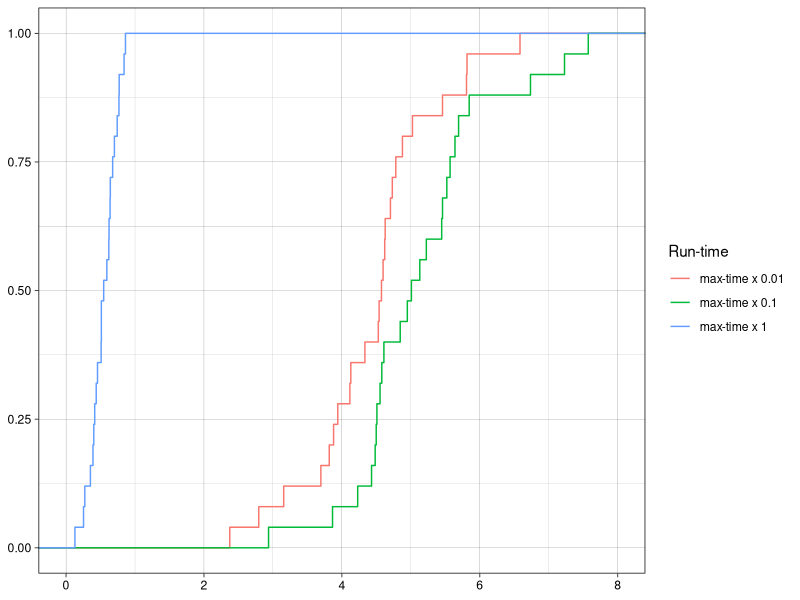
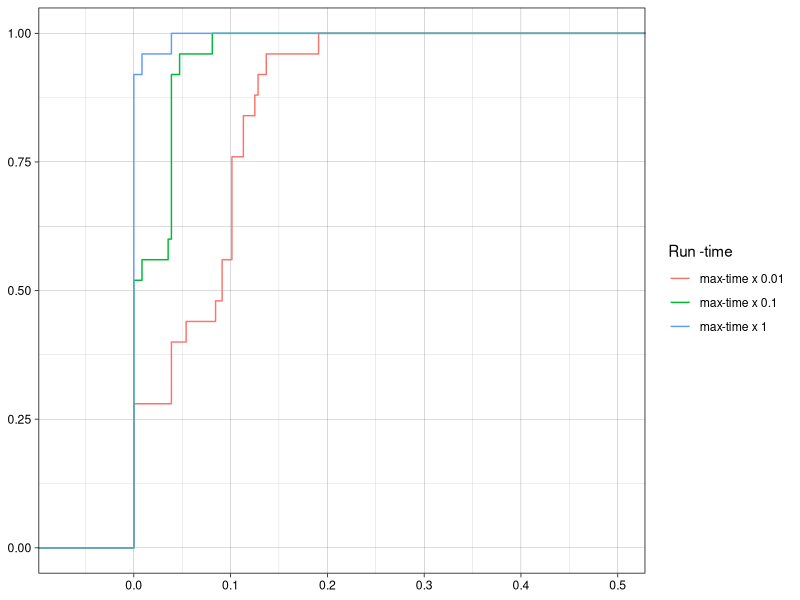
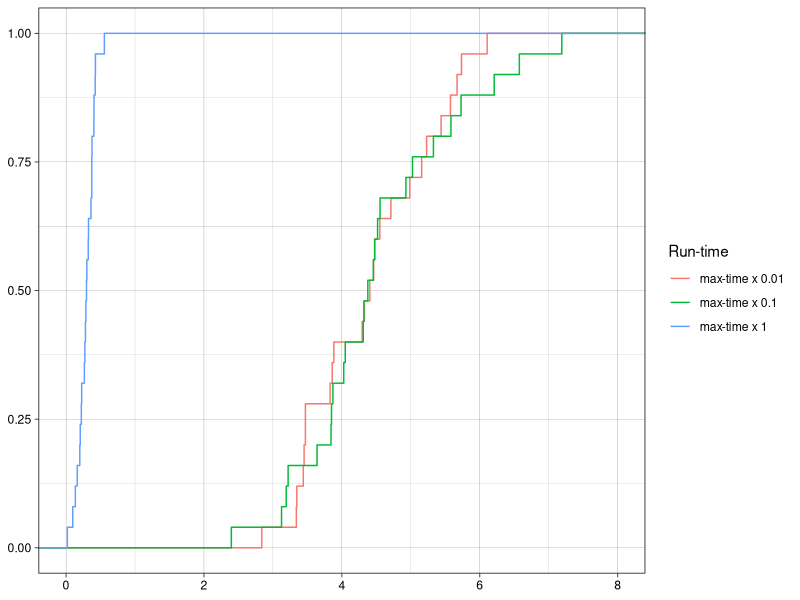
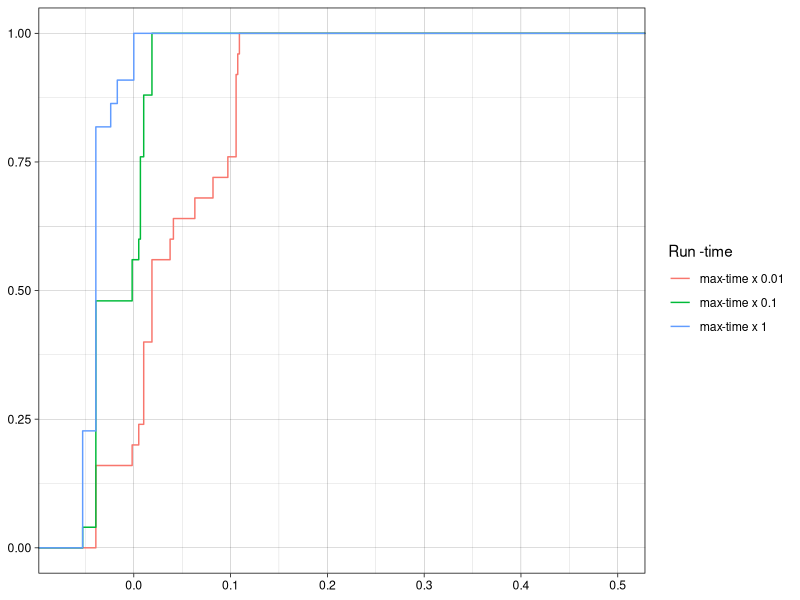
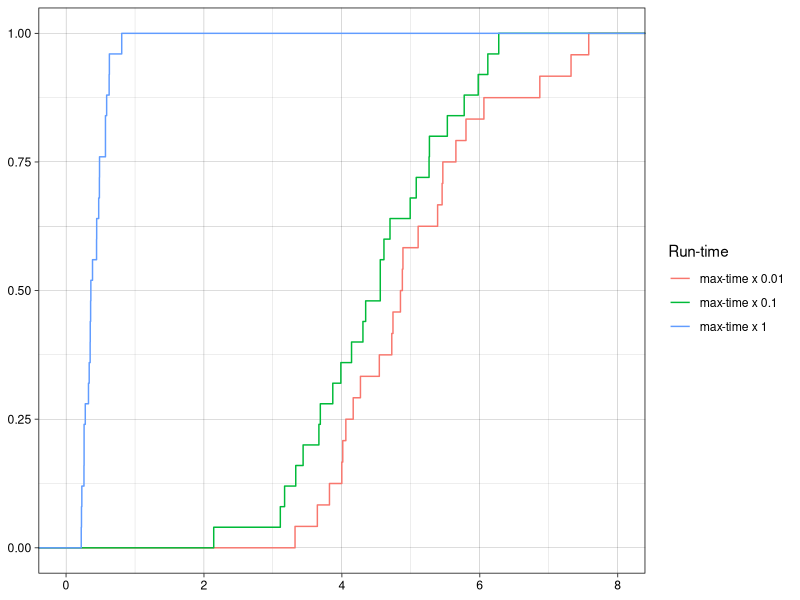
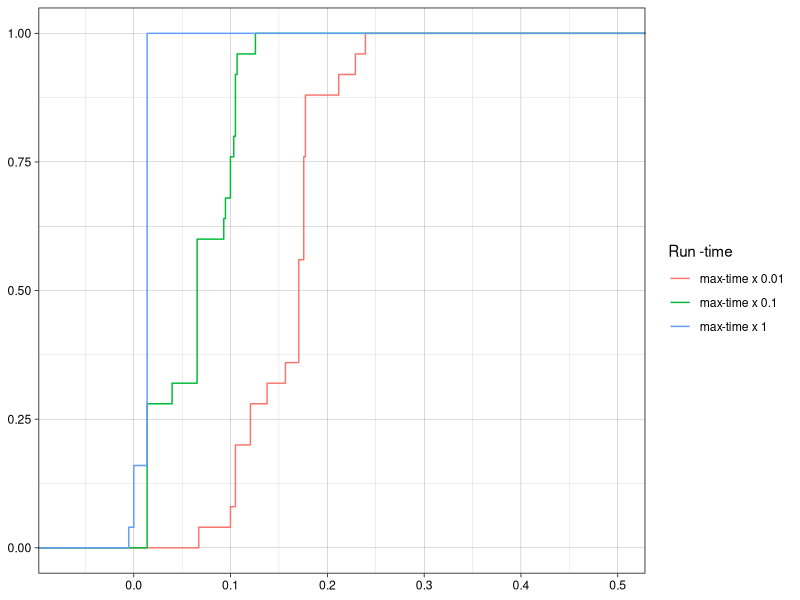
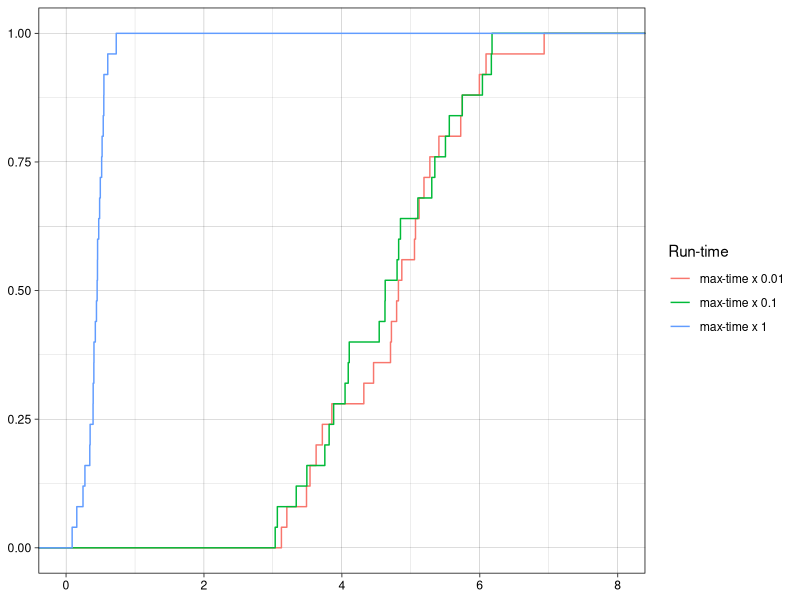
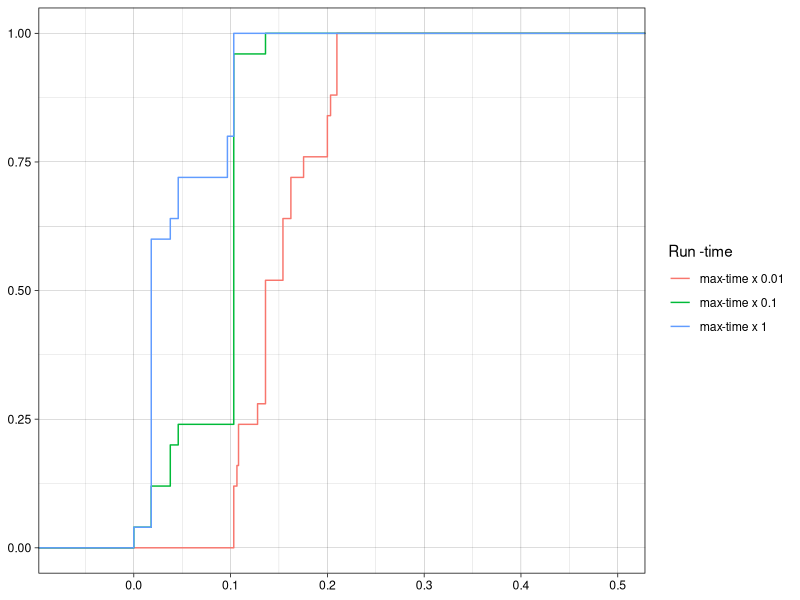

Write R code to recreate these figures, in order. (Note: this script raises an error after producing the figures.)
library(reshape2)
library(ggplot2)
library(scales)
library(ggpubr)
library(patchwork)
library(xtable)
library(gridExtra)

SA <- read.table("data/SA.data",
                 header = T,
                 row.names = 1)
MA <- read.table("data/MA.data", header = T, row.names = 1)
best <-
  read.table("mkp_instances/best_known_values.txt",
             header = T,
             row.names = 1)

relative_percentage_deviation <- function(value) {
  relative <- 100 * (best$best - value) / best$best
  
  return (relative)
  
}

SA_rel <- relative_percentage_deviation(SA)
MA_rel <- relative_percentage_deviation(MA)

print(mean(SA_rel[1:30, ]))
print(mean(SA_rel[31:60, ]))
print(mean(MA_rel[1:30, ]))
print(mean(MA_rel[31:60, ]))

pdf('../2/correlation.pdf', width = 7, height = 7)
ggplot(NULL) +
  geom_point(aes(x = SA_rel[1:30,], y = MA_rel[1:30,], col = "100")) +
  geom_point(aes(x = SA_rel[31:60,], y = MA_rel[31:60,], col = "250")) +
  theme_linedraw() + theme(legend.position = "bottom") +
  ylim(-0.06, 0.06) +
  geom_smooth(
    method = 'lm',
    formula = y ~ x,
    aes(x = SA_rel[1:30,], y = MA_rel[1:30,], col = "100"),
    fullrange = TRUE,
    alpha = 0.1
  ) +
  geom_smooth(
    method = 'lm',
    formula = y ~ x,
    aes(x = SA_rel[31:60,], y = MA_rel[31:60,], col = "250"),
    fullrange = TRUE,
    alpha = 0.1
  ) +
  labs(x = "Relative percentage deviation - Simulated annealing", y = "Relative percentage deviation - Memetic algorithm", col =
         "Instance size")
dev.off()

print(wilcox.test(SA_rel[1:30,], MA_rel[1:30,], paired = TRUE))
print(wilcox.test(SA_rel[31:60,], MA_rel[31:60,], paired = TRUE))

pdf('../2/boxplot.pdf', width = 7, height = 7)
ggplot(melt(data.frame(SA_rel, MA_rel)), aes(variable, value)) + geom_boxplot() + theme_linedraw() +
  scale_x_discrete(labels = c("Simulated annealing", "Memetic lgorithm")) +
  labs(x = "Algorithm", y = "Relative percentage deviation")
dev.off()

five_best <- best[32:36, ]

five_relative_percentage_deviation <- function(value) {
  relative <- t(100 * (five_best - t(value)) / five_best)
  
  return (relative)
  
}

SA1 <- read.table("data/rtd/SA_1.data",
                  header = T)
SA10 <- read.table("data/rtd/SA_10.data",
                   header = T)
SA100 <- read.table("data/rtd/SA_100.data",
                    header = T)

SA1_rel <- five_relative_percentage_deviation(SA1)
SA10_rel <- five_relative_percentage_deviation(SA10)
SA100_rel <- five_relative_percentage_deviation(SA100)

MA1 <- read.table("data/rtd/MA_1.data",
                  header = T)
MA10 <- read.table("data/rtd/MA_10.data",
                   header = T)
MA100 <- read.table("data/rtd/MA_100.data",
                    header = T)

MA1_rel <- five_relative_percentage_deviation(MA1)
MA10_rel <- five_relative_percentage_deviation(MA10)
MA100_rel <- five_relative_percentage_deviation(MA100)

l <- c()
for (i in 1:5) {
  l[[2 * i - 1]] <- local({
    i <- i
    p1 <- ggplot(NULL) +
      stat_ecdf(aes(SA100_rel[, i], col = "max-time x 0.01"), geom = "step") +
      stat_ecdf(aes(SA10_rel[, i], col = "max-time x 0.1"), geom = "step") +
      stat_ecdf(aes(SA1_rel[, i], col = "max-time x 1"), geom = "step") +
      theme_linedraw() +
      labs(x = NULL, y = NULL, color = "Run-time") +
      xlim(0, 8)
    print(p1)
  })
  l[[2 * i]] <- local({
    i <- i
    p1 <- ggplot(NULL) +
      stat_ecdf(aes(MA100_rel[, i], col = "max-time x 0.01"), geom = "step") +
      stat_ecdf(aes(MA10_rel[, i], col = "max-time x 0.1"), geom = "step") +
      stat_ecdf(aes(MA1_rel[, i], col = "max-time x 1"), geom = "step") +
      theme_linedraw() +
      labs(x = NULL, y = NULL, color = "Run -time") +
      xlim(-0.07, 0.5)
    print(p1)
  })
}

pdf('../2/sqd.pdf',
    width = 7,
    height = 11,
    onefile = FALSE)
ggarrange(
  plotlist = l,
  common.legend = TRUE,
  legend = "bottom",
  ncol = 2,
  nrow = 5
)
dev.off()

print(xtable(data.frame(SA_rel, MA_rel), type = "latex"), digits = c(4, 4, 4))

cor.test(SA_rel[1:30,], MA_rel[1:30,], method="spearman")
cor.test(SA_rel[31:60,], MA_rel[31:60,], method="spearman")

wilcox.test(relative_percentage_deviation(SA[,]), relative_percentage_deviation(SA_t[,]), paired=TRUE)
